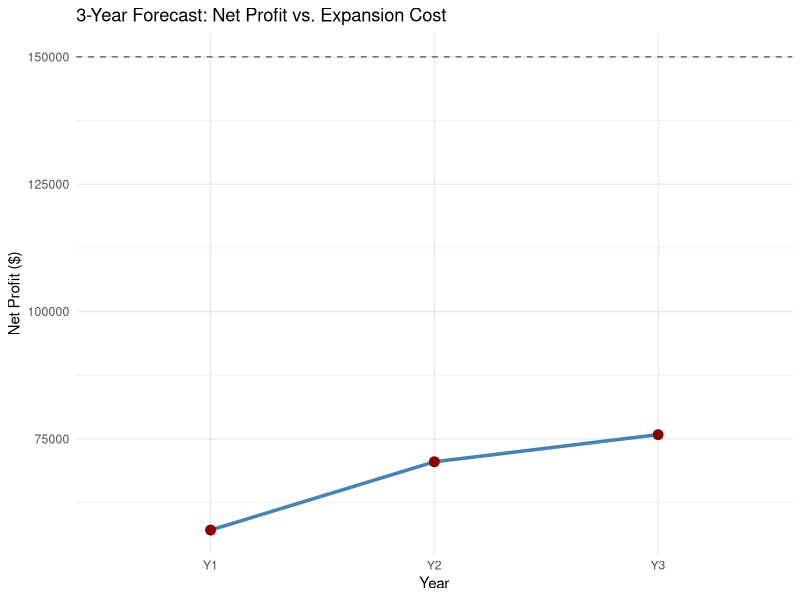
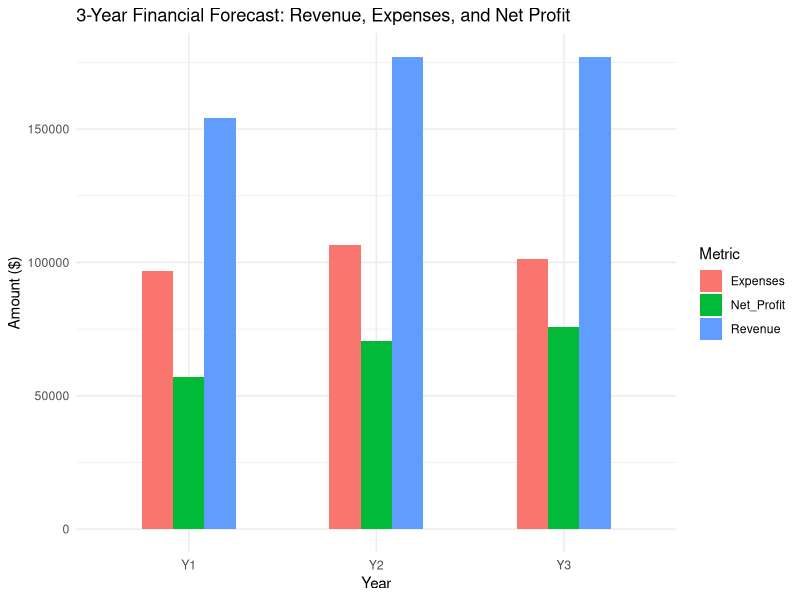
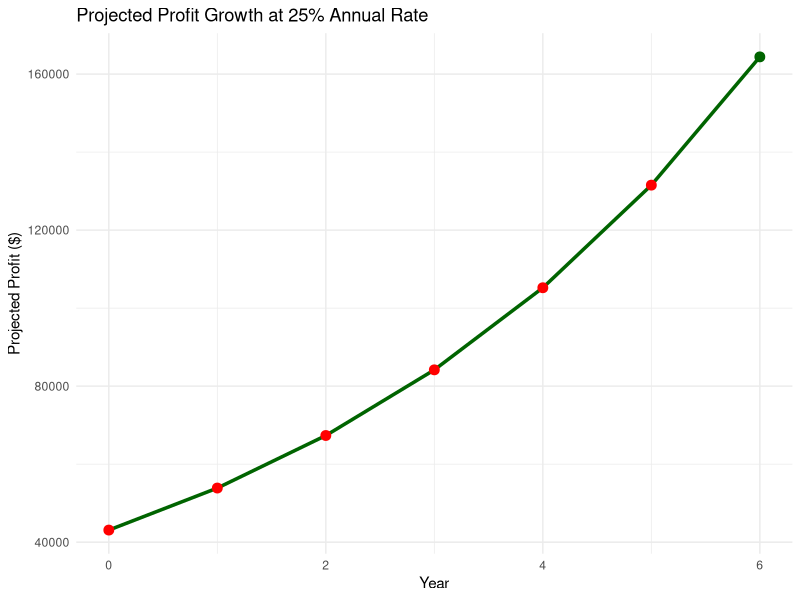

The R source for these figures, in order:
# Load required libraries
install.packages("tidyverse")
install.packages("ggplot2")
install.packages("scales")
install.packages("formattable")
library(tidyverse)
library(ggplot2)
library(scales)
library(formattable)

# Gym Expansion Feasibility Study – Phase 2

# --- Step 1: Key Metrics ---
revenue <- 140000
expenses <- 96900
net_profit <- revenue - expenses
profit_margin <- net_profit / revenue * 100
expansion_cost <- 150000
savings_gap <- expansion_cost - net_profit

# Output base metrics
cat("Net Profit: $", net_profit, "\n")
cat("Profit Margin: ", round(profit_margin, 2), "%\n")
cat("Savings Gap: $", savings_gap, "\n\n")

# --- Step 2: CAGR & Projected Revenue ---
required_annual_profit <- expansion_cost / 3
cagr <- (expansion_cost / net_profit)^(1/3) - 1
projected_revenue <- revenue * (1 + cagr)^3

# Output growth calculations
cat("Required Annual Profit: $", required_annual_profit, "\n")
cat("Compound Annual Growth Rate (CAGR):", round(cagr * 100, 2), "%\n")
cat("Projected Revenue in 3 years (at CAGR): $", round(projected_revenue, 2), "\n\n")

# --- Step 3: 3-Year Forecast Table ---
forecast_years <- c("Y1", "Y2", "Y3")

forecast_revenue <- c(
  revenue * 1.10,                    # Y1: +10% price
  revenue * 1.10 * 1.15,             # Y2: +15% members
  revenue * 1.10 * 1.15              # Y3: same as Y2
)

forecast_expenses <- c(
  expenses,                          # Y1: same expenses
  expenses * 1.10,                   # Y2: +10% growth costs
  expenses * 1.10 * 0.95             # Y3: -5% cost savings
)

forecast_net_profit <- forecast_revenue - forecast_expenses

forecast_notes <- c(
  "Raise prices by 10%",
  "Add 15% more members",
  "Cut costs by 5%"
)

forecast_df <- data.frame(
  Year = forecast_years,
  Revenue = round(forecast_revenue, 2),
  Expenses = round(forecast_expenses, 2),
  Net_Profit = round(forecast_net_profit, 2),
  Notes = forecast_notes
)

cat("3-Year Forecast:\n")
print(forecast_df)
cat("\n")

# --- Step 4: 25% Annual Profit Growth Projection ---
growth_rate <- 0.25
years <- 0:6

profit_projection <- net_profit * (1 + growth_rate)^years

profit_df <- data.frame(
  Year = years,
  Projected_Profit = round(profit_projection, 2)
)

cat("7-Year Profit Projection at 25% Growth:\n")
print(profit_df)

## Visuals
### Line Plot: Net Profit vs. Expansion Cost
ggplot(forecast_df, aes(x = Year, y = Net_Profit, group = 1)) +
  geom_line(color = "steelblue", linewidth = 1.2) +
  geom_point(color = "darkred", size = 3) +
  geom_hline(yintercept = expansion_cost, linetype = "dashed", color = "gray40") +
  labs(
    title = "3-Year Forecast: Net Profit vs. Expansion Cost",
    y = "Net Profit ($)",
    x = "Year"
  ) +
  theme_minimal()

### Bar Plot: Revenue, Expenses, and Net Profit
library(tidyr)

forecast_long <- forecast_df %>%
  pivot_longer(cols = c("Revenue", "Expenses", "Net_Profit"),
               names_to = "Metric", values_to = "Amount")

ggplot(forecast_long, aes(x = Year, y = Amount, fill = Metric)) +
  geom_col(position = "dodge", width = 0.5) +
  labs(
    title = "3-Year Financial Forecast: Revenue, Expenses, and Net Profit",
    y = "Amount ($)",
    x = "Year",
    fill = "Metric"
  ) +
  theme_minimal() +
  theme(axis.text.x = element_text(size = 9))

### Line Plot: 25% Annual Net Profit Growth with Red Points < Year 6
ggplot(profit_df, aes(x = Year, y = Projected_Profit)) +
  geom_line(color = "darkgreen", linewidth = 1.2) +
  geom_point(aes(color = Year < 6), size = 3) +
  scale_color_manual(values = c("TRUE" = "red", "FALSE" = "darkgreen")) +
  labs(
    title = "Projected Profit Growth at 25% Annual Rate",
    x = "Year",
    y = "Projected Profit ($)"
  ) +
  theme_minimal() +
  theme(legend.position = "none")
